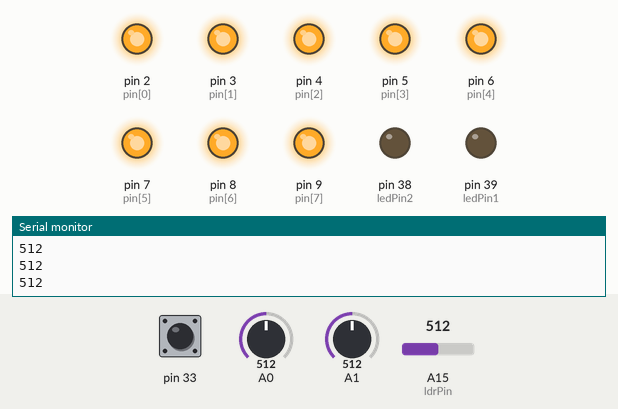
Bench run of a sketch on a simulated Arduino Mega 2560, built with avr-gcc and run on an emulated ATmega2560. Shown: output pins drawn as LEDs (lit = HIGH), the last lines printed to the serial monitor. The inputs (shaded band) are chosen by the test bench; at power-on: A15 (ldrPin) = 512, A0 = 512, pin 33 HIGH, A1 = 512.

Above: at 0.8 s.
0.9 s: A15 (ldrPin) set to 585
2.4 s: A15 (ldrPin) set to 613
At 3.2 s:
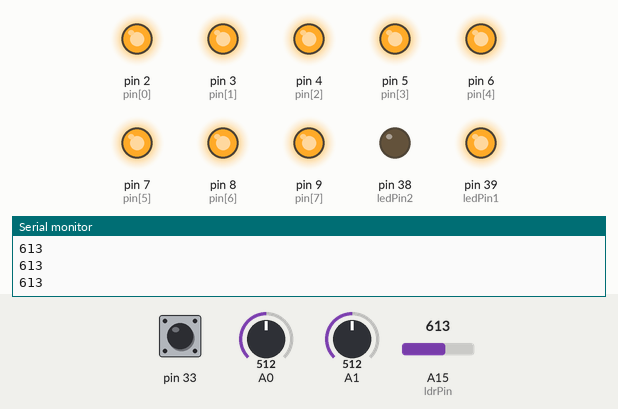
3.9 s: A0 set to 211
5.4 s: A0 set to 194
At 6.5 s:
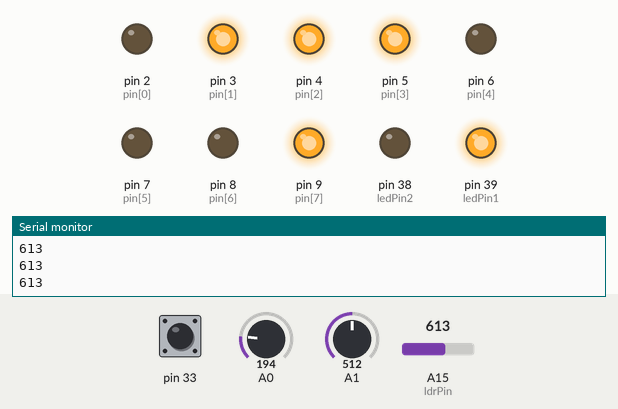
6.9 s: A15 (ldrPin) set to 590
At 7.8 s:
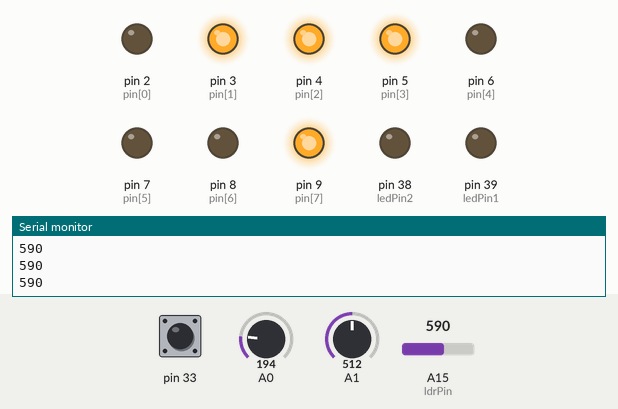
8.4 s: A0 set to 882
9.9 s: A0 set to 907
At 10.2 s:
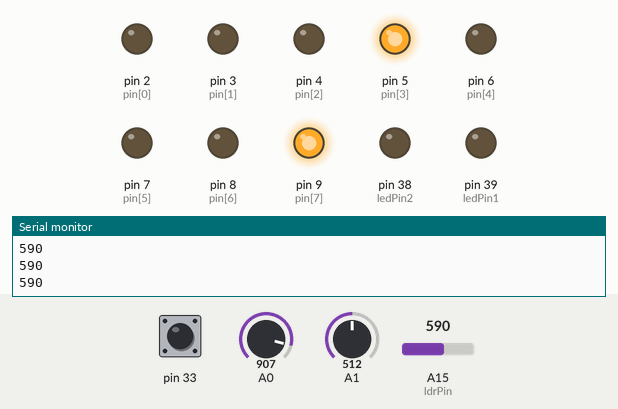
Timing chart, 0 to 12.4 s (numbered marks = the images above; inputs shaded):
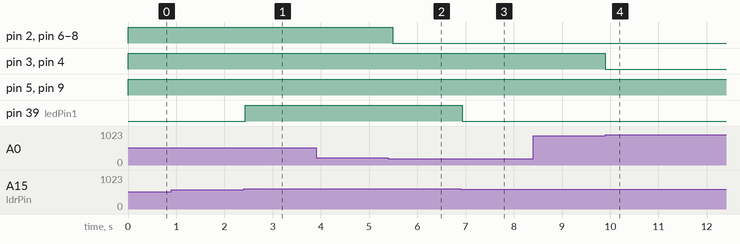

The sketch:

Arduino_2__Gear_+_Headlights_.ino
```cpp
#include <Arduino_FreeRTOS.h>

int xValue = 0;
int yValue = 0;
int bValue = 0;
bool driveFlag = false;
bool reverseFlag = false;
bool parkFlag = false;
bool neutralFlag = false;

byte pin[] = { 2, 3, 4, 5, 6, 7, 8, 9 };  //arduino pin array

//gear array
int gear[5][8] = {

  { 0, 1, 1, 1, 0, 0, 0, 0 },  //P
  { 0, 0, 0, 1, 0, 0, 0, 1 },  //D
  { 0, 1, 0, 1, 0, 0, 0, 1 },  //N
  { 0, 1, 1, 1, 0, 0, 0, 1 },  //R
  { 1, 1, 1, 1, 1, 1, 1, 1 },  //OFF
};

const int ldrPin = A15;
const int ledPin1 = 39;
const int ledPin2 = 38;

int ldrValue = 0;

void Gear(void* pvParameters);
void Headlights(void* pvParameters);

void setup() {

  Serial.begin(9600);

  xTaskCreate(Gear, "Gear", 128, NULL, 2, NULL);
  xTaskCreate(Headlights, "Headlights", 128, NULL, 1, NULL);

  vTaskStartScheduler();
}

void loop() {
  // DO nothing
}

static void Gear(void* pvParameters) {

  TickType_t xLastWakeTime;
  xLastWakeTime = xTaskGetTickCount();

  pinMode(33, INPUT);
  digitalWrite(33, HIGH);
  for (byte a = 0; a < 8; a++) {
    pinMode(pin[a], OUTPUT);  //define output pins
  }

  while (1) {

    xValue = analogRead(A0);
    yValue = analogRead(A1);
    bValue = digitalRead(33);

    if (xValue >= 900 && yValue >= 400 && yValue <= 600) {  //opposite of pins
      driveFlag = true;
      reverseFlag = false;
      parkFlag = false;
      neutralFlag = false;
    } else if (xValue <= 200 && yValue >= 400 && yValue <= 600) {  //towards pins
      driveFlag = false;
      reverseFlag = true;
      parkFlag = false;
      neutralFlag = false;
    } else if (yValue >= 900 && xValue >= 400 && xValue <= 600) {  //right of pins
      driveFlag = false;
      reverseFlag = false;
      parkFlag = true;
      neutralFlag = false;
    } else if (yValue <= 200 && xValue >= 400 && xValue <= 600) {  //left of pins
      driveFlag = false;
      reverseFlag = false;
      parkFlag = false;
      neutralFlag = true;
    }
    if (driveFlag) {
      for (int b = 0; b < 9; b++) {
        digitalWrite(pin[b], gear[1][b]);  //display D
      }
    } else if (reverseFlag) {
      for (int b = 0; b < 9; b++) {
        digitalWrite(pin[b], gear[3][b]);  //display R
      }
    } else if (parkFlag) {
      for (int b = 0; b < 9; b++) {
        digitalWrite(pin[b], gear[0][b]);  //display P
      }
    } else if (neutralFlag) {
      for (int b = 0; b < 9; b++) {
        digitalWrite(pin[b], gear[2][b]);  //display N
      }
    } else {
      for (int b = 0; b < 9; b++) {
        digitalWrite(pin[b], gear[4][b]);  //display OFF
      }
    }
    vTaskDelayUntil(&xLastWakeTime, pdMS_TO_TICKS(100));
  }
}

static void Headlights(void* pvParameters) {

  TickType_t xLastWakeTime;
  xLastWakeTime = xTaskGetTickCount();

  pinMode(ledPin1, OUTPUT);
  pinMode(ledPin2, OUTPUT);

  while (1) {

    ldrValue = analogRead(ldrPin);
    Serial.println(ldrValue);
    if (ldrValue > 600 && ldrValue < 750) {
      digitalWrite(ledPin1, HIGH);
      digitalWrite(ledPin2, LOW);
    } else if (ldrValue > 750) {
      digitalWrite(ledPin1, HIGH);
      digitalWrite(ledPin2, HIGH);
    } else {
      digitalWrite(ledPin1, LOW);
      digitalWrite(ledPin2, LOW);
    }
    vTaskDelayUntil(&xLastWakeTime, pdMS_TO_TICKS(100));
  }
}
```

Measured:
- the behaviour switches between 600 and 601 on A15 (ldrPin) (found by bisection; images 0 and 1)
- the behaviour switches between 201 and 200 on A0 (found by bisection; images 1 and 2)
- the behaviour switches between 899 and 900 on A0 (found by bisection; images 3 and 4)
- after the input at 2.4 s, pin 39 (ledPin1): LOW → HIGH at once
- after the input at 5.4 s, pin 2 (pin[0]), pin 6 (pin[4]), pin 7 (pin[5]), pin 8 (pin[6]): HIGH → LOW after 0.09 s
- after the input at 6.9 s, pin 39 (ledPin1): HIGH → LOW at once
- after the input at 9.9 s, pin 3 (pin[1]), pin 4 (pin[2]): HIGH → LOW at once
